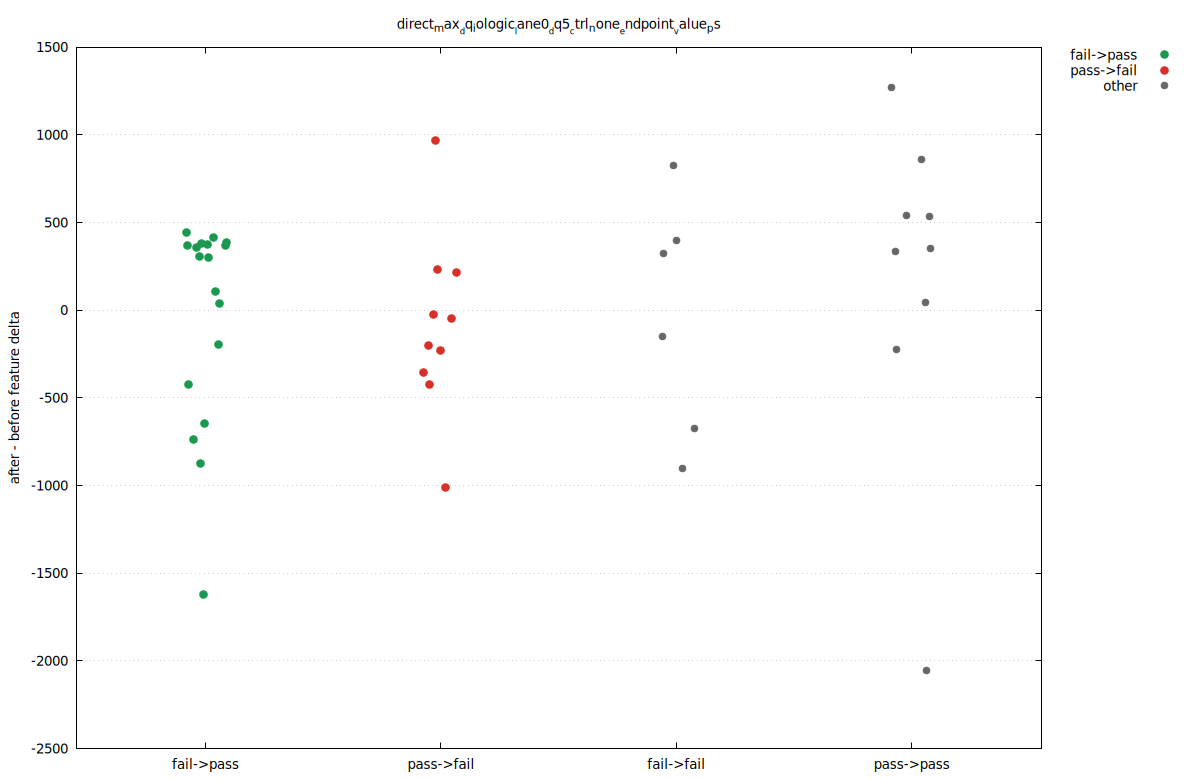

gnuplot code for this plot:
set terminal pngcairo size 1200,780 enhanced font 'DejaVu Sans,10'
set output 'delta_06.png'
set datafile separator comma
set key outside right top
set grid ytics
set xrange [0.45:4.55]
set xtics ('fail->pass' 1, 'pass->fail' 2, 'fail->fail' 3, 'pass->pass' 4)
set ylabel 'after - before feature delta'
set title 'direct_max__dq_iologic__lane0__dq5__ctrl_none__endpoint__value_ps'
plot \
  'delta_06.dat' using 1:3 with points pt 7 ps 1.25 lc rgb '#1a9850' title 'fail->pass', \
  'delta_06.dat' using 1:4 with points pt 7 ps 1.25 lc rgb '#d73027' title 'pass->fail', \
  'delta_06.dat' using 1:5 with points pt 7 ps 1.1 lc rgb '#666666' title 'other'
